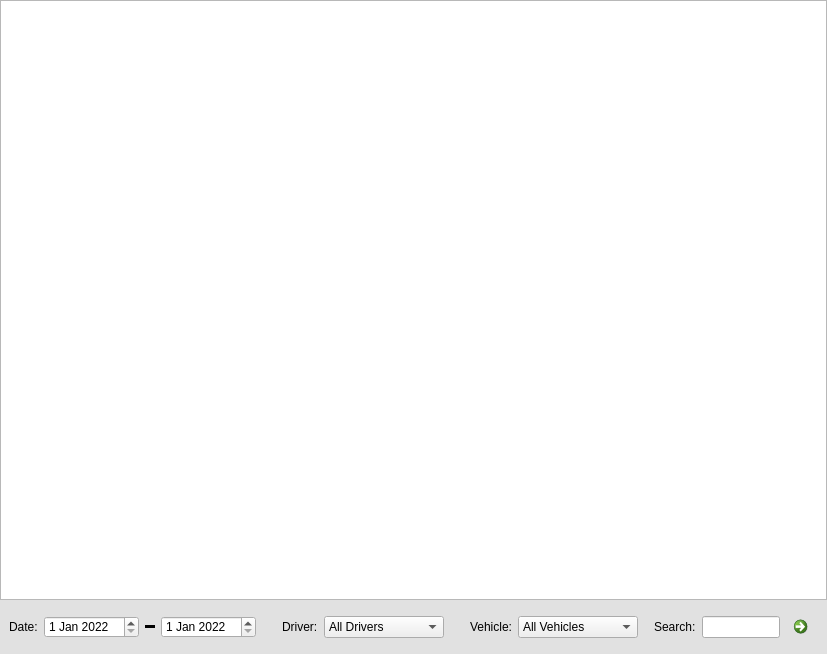
<?xml version="1.0" encoding="UTF-8"?>
<ui version="4.0">
 <class>SchedulesWidget</class>
 <widget class="QWidget" name="SchedulesWidget">
  <property name="geometry">
   <rect>
    <x>0</x>
    <y>0</y>
    <width>827</width>
    <height>654</height>
   </rect>
  </property>
  <property name="windowTitle">
   <string>SchedulesWidget</string>
  </property>
  <layout class="QVBoxLayout" name="schedulesWidgetLayout">
   <property name="spacing">
    <number>0</number>
   </property>
   <property name="leftMargin">
    <number>0</number>
   </property>
   <property name="topMargin">
    <number>0</number>
   </property>
   <property name="rightMargin">
    <number>0</number>
   </property>
   <property name="bottomMargin">
    <number>0</number>
   </property>
   <item>
    <widget class="QTableView" name="schedulesTable">
     <property name="editTriggers">
      <set>QAbstractItemView::DoubleClicked</set>
     </property>
     <property name="selectionBehavior">
      <enum>QAbstractItemView::SelectRows</enum>
     </property>
     <property name="verticalScrollMode">
      <enum>QAbstractItemView::ScrollPerPixel</enum>
     </property>
     <property name="horizontalScrollMode">
      <enum>QAbstractItemView::ScrollPerPixel</enum>
     </property>
     <property name="sortingEnabled">
      <bool>true</bool>
     </property>
     <property name="cornerButtonEnabled">
      <bool>false</bool>
     </property>
     <attribute name="horizontalHeaderDefaultSectionSize">
      <number>140</number>
     </attribute>
     <attribute name="horizontalHeaderStretchLastSection">
      <bool>true</bool>
     </attribute>
     <attribute name="verticalHeaderVisible">
      <bool>false</bool>
     </attribute>
     <attribute name="verticalHeaderMinimumSectionSize">
      <number>32</number>
     </attribute>
     <attribute name="verticalHeaderDefaultSectionSize">
      <number>32</number>
     </attribute>
    </widget>
   </item>
   <item>
    <widget class="QWidget" name="bottomPanel" native="true">
     <property name="styleSheet">
      <string notr="true">QWidget#bottomPanel {background-color: rgb(225, 225, 225);}
QWidget#dateLabel {background-color: rgb(225, 225, 225);}
QWidget#driverLabel {background-color: rgb(225, 225, 225);}
QWidget#vehicleLabel {background-color: rgb(225, 225, 225);}
QWidget#searchLabel {background-color: rgb(225, 225, 225);}</string>
     </property>
     <layout class="QHBoxLayout" name="bottomPanelLayout">
      <item alignment="Qt::AlignVCenter">
       <widget class="QLabel" name="dateLabel">
        <property name="font">
         <font>
          <family>Segoe UI</family>
         </font>
        </property>
        <property name="text">
         <string>Date:</string>
        </property>
       </widget>
      </item>
      <item>
       <widget class="QDateEdit" name="dateEdit1">
        <property name="font">
         <font>
          <family>Segoe UI</family>
         </font>
        </property>
        <property name="toolTip">
         <string>Search from</string>
        </property>
        <property name="styleSheet">
         <string notr="true"/>
        </property>
        <property name="minimumDate">
         <date>
          <year>2022</year>
          <month>1</month>
          <day>1</day>
         </date>
        </property>
       </widget>
      </item>
      <item>
       <widget class="Line" name="dash">
        <property name="minimumSize">
         <size>
          <width>10</width>
          <height>0</height>
         </size>
        </property>
        <property name="styleSheet">
         <string notr="true">background-color: rgb(0, 0, 0);</string>
        </property>
        <property name="orientation">
         <enum>Qt::Horizontal</enum>
        </property>
       </widget>
      </item>
      <item>
       <widget class="QDateEdit" name="dateEdit2">
        <property name="font">
         <font>
          <family>Segoe UI</family>
         </font>
        </property>
        <property name="toolTip">
         <string>Search to</string>
        </property>
        <property name="styleSheet">
         <string notr="true"/>
        </property>
        <property name="minimumDate">
         <date>
          <year>2022</year>
          <month>1</month>
          <day>1</day>
         </date>
        </property>
       </widget>
      </item>
      <item>
       <spacer name="hspacer2">
        <property name="orientation">
         <enum>Qt::Horizontal</enum>
        </property>
        <property name="sizeType">
         <enum>QSizePolicy::Fixed</enum>
        </property>
        <property name="sizeHint" stdset="0">
         <size>
          <width>20</width>
          <height>20</height>
         </size>
        </property>
       </spacer>
      </item>
      <item alignment="Qt::AlignVCenter">
       <widget class="QLabel" name="driverLabel">
        <property name="font">
         <font>
          <family>Segoe UI</family>
         </font>
        </property>
        <property name="text">
         <string>Driver:</string>
        </property>
       </widget>
      </item>
      <item>
       <widget class="QComboBox" name="driverSearch">
        <property name="minimumSize">
         <size>
          <width>120</width>
          <height>0</height>
         </size>
        </property>
        <property name="font">
         <font>
          <family>Segoe UI</family>
         </font>
        </property>
        <property name="toolTip">
         <string>Search by driver</string>
        </property>
        <property name="styleSheet">
         <string notr="true"/>
        </property>
        <item>
         <property name="text">
          <string>All Drivers</string>
         </property>
        </item>
        <item>
         <property name="text">
          <string>Driver1</string>
         </property>
        </item>
        <item>
         <property name="text">
          <string>Driver2</string>
         </property>
        </item>
        <item>
         <property name="text">
          <string>Driver3</string>
         </property>
        </item>
       </widget>
      </item>
      <item>
       <spacer name="hspacer3">
        <property name="orientation">
         <enum>Qt::Horizontal</enum>
        </property>
        <property name="sizeType">
         <enum>QSizePolicy::Fixed</enum>
        </property>
        <property name="sizeHint" stdset="0">
         <size>
          <width>20</width>
          <height>20</height>
         </size>
        </property>
       </spacer>
      </item>
      <item alignment="Qt::AlignVCenter">
       <widget class="QLabel" name="vehicleLabel">
        <property name="font">
         <font>
          <family>Segoe UI</family>
         </font>
        </property>
        <property name="text">
         <string>Vehicle:</string>
        </property>
       </widget>
      </item>
      <item>
       <widget class="QComboBox" name="vehicleSearch">
        <property name="minimumSize">
         <size>
          <width>120</width>
          <height>0</height>
         </size>
        </property>
        <property name="font">
         <font>
          <family>Segoe UI</family>
         </font>
        </property>
        <property name="toolTip">
         <string>Search by vehicle</string>
        </property>
        <property name="styleSheet">
         <string notr="true"/>
        </property>
        <item>
         <property name="text">
          <string>All Vehicles</string>
         </property>
        </item>
        <item>
         <property name="text">
          <string>Vehicle1</string>
         </property>
        </item>
        <item>
         <property name="text">
          <string>Vehicle2</string>
         </property>
        </item>
        <item>
         <property name="text">
          <string>Vehicle3</string>
         </property>
        </item>
       </widget>
      </item>
      <item>
       <spacer name="hspacer4">
        <property name="orientation">
         <enum>Qt::Horizontal</enum>
        </property>
        <property name="sizeHint" stdset="0">
         <size>
          <width>40</width>
          <height>20</height>
         </size>
        </property>
       </spacer>
      </item>
      <item alignment="Qt::AlignVCenter">
       <widget class="QLabel" name="searchLabel">
        <property name="font">
         <font>
          <family>Segoe UI</family>
         </font>
        </property>
        <property name="text">
         <string>Search:</string>
        </property>
       </widget>
      </item>
      <item>
       <widget class="QLineEdit" name="searchBox">
        <property name="font">
         <font>
          <family>Segoe UI</family>
          <italic>true</italic>
         </font>
        </property>
        <property name="toolTip">
         <string>Search invoice IDs</string>
        </property>
        <property name="styleSheet">
         <string notr="true"/>
        </property>
       </widget>
      </item>
      <item alignment="Qt::AlignVCenter">
       <widget class="QCommandLinkButton" name="searchButton">
        <property name="maximumSize">
         <size>
          <width>32</width>
          <height>16777215</height>
         </size>
        </property>
        <property name="toolTip">
         <string>Go</string>
        </property>
        <property name="styleSheet">
         <string notr="true"/>
        </property>
       </widget>
      </item>
     </layout>
    </widget>
   </item>
  </layout>
 </widget>
 <resources/>
 <connections/>
</ui>
